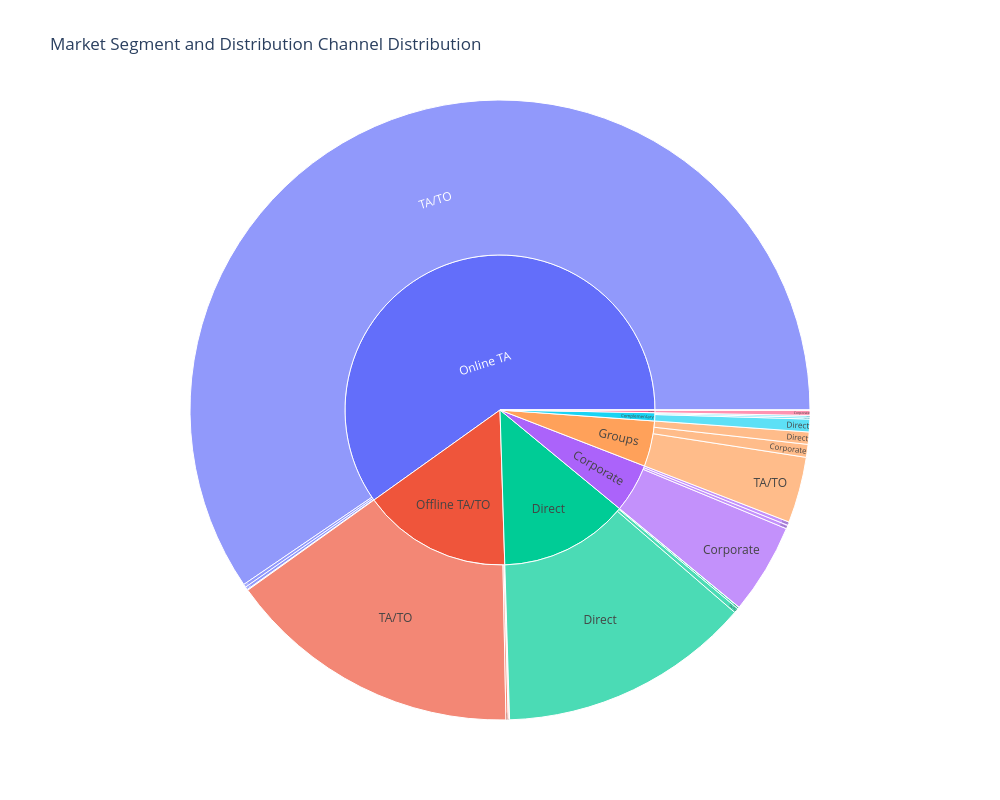

Source (notebook cell):
### Markdown cell above
<div style="
    background: linear-gradient(135deg, #e3f2fd, #b2dfdb);
    border-left: 4px solid #00796b;
    border-radius: 12px;
    padding: 15px 20px;
    margin: 15px 0;
    box-shadow: 0px 4px 8px rgba(0,0,0,0.15);
">

<p style="
    color: #1a237e;
    font-size: 18px;
    font-family: Arial;
    margin: 0;
">
<b>4. How does the distribution of booking channels vary across market segments❓
</p>

</div>

### Code cell
fig = px.sunburst(
    df_cleaned_data,
    path=['MARKET_SEGMENT', 'DISTRIBUTION_CHANNEL'],
    title='Market Segment and Distribution Channel Distribution'
)
fig.update_layout(
    width=1000,
    height=800
)
fig.show()

### Figure 1 — Plotly figure (JSON) as saved in the notebook; plotly's stock layout.template omitted (floating-point values rounded to 4 significant figures)
{"data": [{"branchvalues": "total", "domain": {"x": [0, 1], "y": [0, 1]}, "hovertemplate": "labels=%{label}<br>count=%{value}<br>parent=%{parent}<br>id=%{id}<extra></extra>", "ids": ["Direct/Direct", "Corporate/Corporate", "Online TA/TA/TO", "Offline TA/TO/TA/TO", "Complementary/Direct", "Groups/Direct", "Direct/TA/TO", "Groups/Corporate", "Offline TA/TO/Direct", "Groups/TA/TO", "Corporate/Direct", "Complementary/TA/TO", "Complementary/Corporate", "Direct/Corporate", "Corporate/TA/TO", "Online TA/Direct", "Online TA/Corporate", "Direct/Undefined", "Offline TA/TO/Corporate", "Undefined/Undefined", "Online TA/Undefined", "Online TA/GDS", "Aviation/Corporate", "Offline TA/TO/GDS", "Aviation/TA/TO", "Direct/GDS", "Direct", "Corporate", "Online TA", "Offline TA/TO", "Complementary", "Groups", "Undefined", "Aviation"], "labels": ["Direct", "Corporate", "TA/TO", "TA/TO", "Direct", "Direct", "TA/TO", "Corporate", "Direct", "TA/TO", "Direct", "TA/TO", "Corporate", "Corporate", "TA/TO", "Direct", "Corporate", "Undefined", "Corporate", "Undefined", "Undefined", "GDS", "Corporate", "GDS", "TA/TO", "GDS", "Direct", "Corporate", "Online TA", "Offline TA/TO", "Complementary", "Groups", "Undefined", "Aviation"], "name": "", "parents": ["Direct", "Corporate", "Online TA", "Offline TA/TO", "Complementary", "Groups", "Direct", "Groups", "Offline TA/TO", "Groups", "Corporate", "Complementary", "Complementary", "Direct", "Corporate", "Online TA", "Online TA", "Direct", "Offline TA/TO", "Undefined", "Online TA", "Online TA", "Aviation", "Offline TA/TO", "Aviation", "Direct", "", "", "", "", "", "", "", ""], "type": "sunburst", "values": [10797, 3866, 48749, 12641, 545, 524, 202, 550, 16, 2819, 154, 73, 80, 81, 150, 123, 34, 2, 94, 2, 1, 136, 217, 44, 10, 1, 11083, 4170, 49043, 12795, 698, 3893, 2, 227]}], "layout": {"height": 800, "legend": {"tracegroupgap": 0}, "title": {"text": "Market Segment and Distribution Channel Distribution"}, "width": 1000}}
